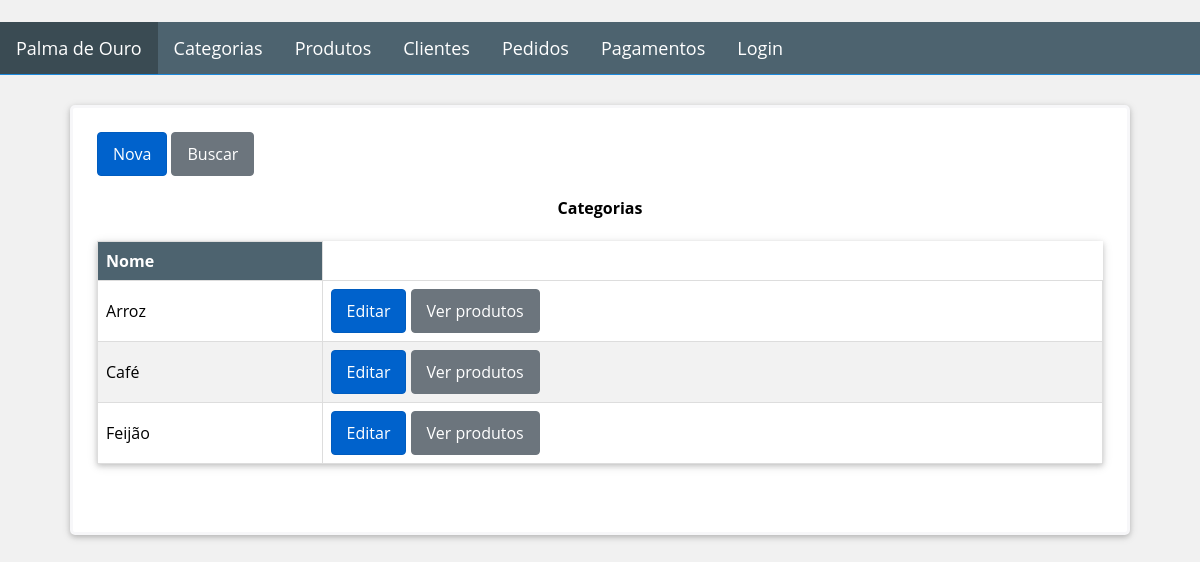
The page /category on the database its author committed.
### Golden_Leaf/models.py (models this page shows, shortened)
class Category(db.Model):
    __tablename__ = 'categories'
    id = db.Column(db.Integer, primary_key=True)
    title = db.Column(db.String(32), index=True, nullable=False)

### Golden_Leaf/views/category/routes.py (the view)
@blueprint_category.route("/category", methods=['GET'])
@register_breadcrumb(blueprint_category, '.', 'Categorias')
def get_categories():
    page = request.args.get('page', 1, type=int)
    categories = Category.query.order_by(Category.title).paginate(page=page, per_page=10)
    return render_template('category/list.html', categories=categories)

### Golden_Leaf/templates/category/list.html
{% extends "base.html" %}
{% block page_content %}
<div class="container">
    <div>
        <div>
            <a class="btn btn-primary" href="{{ url_for('blueprint_category.new_category') }}">
                Nova
            </a>
            <a class="btn btn-default" href="{{ url_for('blueprint_category.search_category') }}">
                Buscar
            </a>
        </div>
    </div>
    <div class="table-responsive">
        <table>
            <caption><h4>Categorias</h4></caption>
            <thead>
                <tr>
                    <th>Nome</th>
                </tr>
            </thead>
            <tbody>
                {% for category in categories.items %}
                <tr>
                    <td>{{ category.title }}</td>
                    <td>
                        <div class="group-button">
                            <a class="btn btn-primary" href="{{ url_for('blueprint_category.update_category',id=category.id) }}">
                                Editar
                            </a>
                            <a class="btn btn-default" href="{{ url_for('blueprint_category.products_of',id=category.id) }}">
                                Ver produtos
                            </a>
                        </div>
                    </td>
                </tr>
                {% endfor %}
            </tbody>
        </table>
    </div>
    <div class="panel-footer p-0">
        {% for page_number in categories.iter_pages(left_edge=1,right_edge=1,left_current=1,right_current=2) %}
        {% if page_number %}
        {% if categories.page == page_number %}
        <a class="btn btn-info mb-4"
           href="{{ url_for('blueprint_category.get_categories',page=page_number) }}">{{ page_number }}</a>
        {% else %}
        <a class="btn btn-outline-info mb-4"
           href="{{ url_for('blueprint_category.get_categories',page=page_number) }}">{{ page_number }}</a>
        {% endif %}
        {% else %}
        ...
        {% endif %}
        {% endfor %}
    </div>
</div>
{% endblock %}

### Golden_Leaf/static/css/styles.css (style rules this page uses)
.container, .form-container { border-radius: 5px; color: #000; background-color: #ffffff; border: solid #f7f7f9; box-shadow: 0 2px 5px 0 rgba(0, 0, 0, 0.16), 0 2px 10px 0 rgba(0, 0, 0, 0.12); }
* { box-sizing: border-box; }
html, body, h1, h2, h3, h4, h5 { font-family: "Open Sans", sans-serif; }
body { background-color: #f1f1f1; margin: 0; }
.container { padding: 1.5rem; border-width: .2rem; }
table { background-color: #ffffff; color: #000; width: 100%; border-collapse: collapse; box-shadow: 0 2px 5px 0 rgba(0, 0, 0, 0.16), 0 2px 10px 0 rgba(0, 0, 0, 0.12); }
th { text-align: left; border: 1px solid #ddd; background-color: #4d636f; color: white; padding: 8px; }
td { border: 1px solid #ddd; padding: 8px; }
table tr:nth-child(even) { background-color: #f2f2f2; }
.btn { display: inline-block; text-decoration: none; border: 1px solid transparent; padding: 10px 15px; color: #fff; border-radius: .25rem; }
.btn-primary { background-color: #0062cc; border-color: #005cbf; }
.btn-default { background-color: #6c757d; border-color: #6c757d; }

### rows shown on the page
Category: title "Arroz"
Category: title "Café"
Category: title "Feijão"
